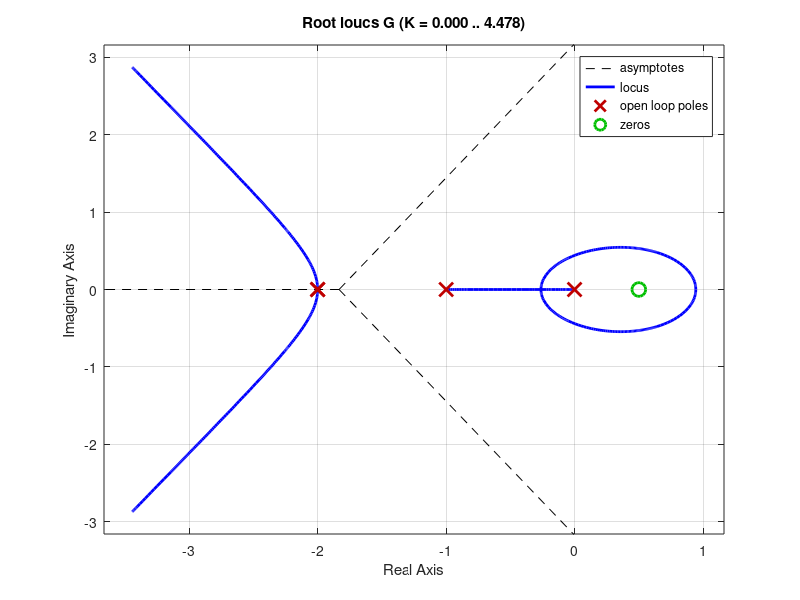

Reproduce this figure in MATLAB.
G = tf(2*[-2,1],conv(conv([2 0],[1 1]),[1/4 1 1]));
rlocus(G, 'b')
hold on
%plot([0 -0.5], [0 0.5*sqrt(3)], 'b')
hold on
a = fzero(@(x) ((pi - atan(sqrt(3))) + atan(sqrt(3)*x/(1-x)) + 2*(atan(sqrt(3)*x/(2-x))) -(pi - atan(sqrt(3)*x/(0.5+x))))*180/pi,0.3);
s = -a + sqrt(3)*a*j;
mG = (2*(-2*s + 1))/((2*s)*(0.5*s + 1)^2*(s+1));
Kc = abs(1/mG);
hold on
%plot(-a, sqrt(3)*a,'g*')
grid on
hold on
% gtext('Shubham Gupta 180749')